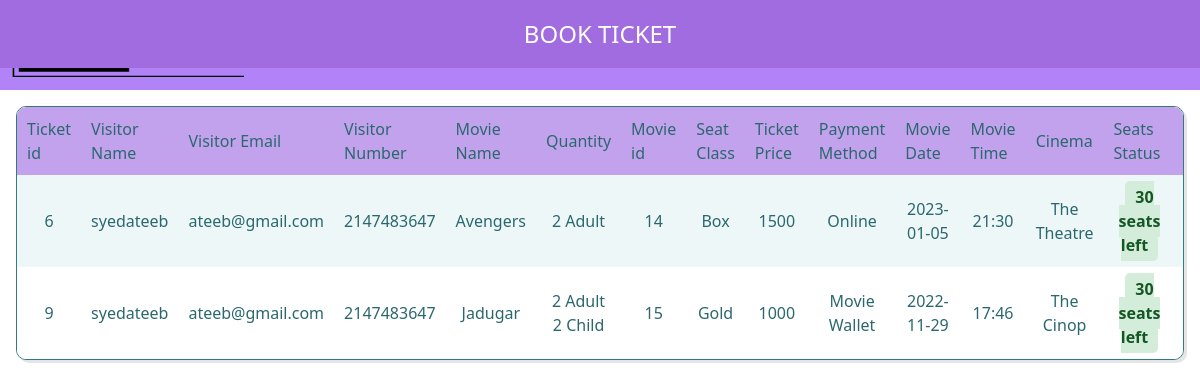
The page /book_ticket.php (signed in) on the database its author committed.
### tables this page shows
CREATE TABLE `bookticket` (
  `ticket_id` int(255) NOT NULL,
  `visitors_name` varchar(255) NOT NULL,
  `visitors_email` varchar(255) NOT NULL,
  `visitors_number` int(255) NOT NULL,
  `movie_name` varchar(255) NOT NULL,
  `quantity` varchar(255) NOT NULL,
  `movie_id` int(255) NOT NULL,
  `seat_class` varchar(255) NOT NULL,
  `ticket_price` int(255) NOT NULL,
  `payment_method` varchar(255) NOT NULL,
  `movie_date` date NOT NULL,
  `movie_time` varchar(255) NOT NULL,
  `movie_cinema` varchar(255) NOT NULL
);

CREATE TABLE `movies` (
  `movie_id` int(255) NOT NULL,
  `movie_name` varchar(255) NOT NULL,
  `movie_trailer` varchar(255) NOT NULL,
  `ticket_price` int(255) NOT NULL,
  `movie_date` date NOT NULL,
  `movie_pic` varchar(255) NOT NULL,
  `movie_time` varchar(255) NOT NULL,
  `movie_cinema` varchar(255) NOT NULL,
  `movie_star` varchar(255) NOT NULL,
  `total_booked` int DEFAULT 0
);

### book_ticket.php (the view, shortened to what this page needs)
<!DOCTYPE html>
<html lang="en">
<head>
    <link rel="stylesheet" href="style.css">
    <link rel="stylesheet" href="https://cdnjs.cloudflare.com/ajax/libs/font-awesome/4.7.0/css/font-awesome.min.css">
    <link href="https://cdn.jsdelivr.net/npm/bootstrap@5.0.2/dist/css/bootstrap.min.css" rel="stylesheet">
</head>
<body>
<nav class="navbar navbar-expand-lg navbar-light " style="background-color: #b183f6 ;">
  <div class="container-fluid">
    <a id="av" class="navbar-brand" href=""><img class="logo" width="250px" src="images/admin.png" alt=""></a>
    <div class="collapse navbar-collapse" id="navbarSupportedContent">
      <ul id="ab"  class="navbar-nav me-auto mb-2 mb-lg-0">
        <li class="nav-item">
          <a class="nav-link active" aria-current="page" href="admin_home.php?email=<?php echo $_GET['email']; ?>">Home</a>
        </li>
        <li class="nav-item dropdown">
          <a class="nav-link active dropdown-toggle" href="#" id="navbarDropdown" role="button" data-bs-toggle="dropdown" aria-expanded="false">
          </a>
        </li>
        <li class="nav-item dropdown">
          <a class="nav-link active dropdown-toggle" href="#" id="navbarDropdown" role="button" data-bs-toggle="dropdown" aria-expanded="false">
          </a>
        </li>
        <li class="nav-item">
          <a class="nav-link active" href="visitors_detail.php?email=<?php echo $_GET['email'];?>">Visitors Details</a>
        </li>
        <li class="nav-item">
          <a class="nav-link active" href="book_ticket.php?email=<?php echo $_GET['email'];?>">Book Tickets</a>
        </li>
        <li class="nav-item">
          <a class="nav-link active" href="concession_req.php?email=<?php echo $_GET['email'];?>">kids Concession</a>
        </li>
        <li class="nav-item dropdown">
          <a class="nav-link active dropdown-toggle" id="navbarDropdown" role="button" data-bs-toggle="dropdown" aria-expanded="false">
          </a>
        </li>
      </ul>
      <form class="d-flex">
      </form>
    </div>
  </div>
</nav>
<div class="table-users">
   <div class="header">Book Ticket</div>
   <thead>
   <table cellspacing="0">
      <tr>
         <th>Ticket id</th>
         <th>Visitor Name</th>
         <th>Visitor Email</th>
         <th>Visitor Number</th>
         <th>Movie Name</th>
         <th>Quantity</th>
         <th>Movie id</th>
         <th>Seat Class</th>
         <th>Ticket Price</th>
         <th>Payment Method</th>
         <th>Movie Date</th>
         <th>Movie Time</th>
         <th>Cinema</th>
         <th>Seats Status</th>
         <th>Cancel</th>
      </tr>
</thead>
  <tbody>
  <?php
include 'database.php';
$sql = "SELECT bt.*, m.total_booked
        FROM bookticket bt
        LEFT JOIN movies m ON bt.movie_id = m.movie_id";
$query = mysqli_query($conn,$sql);
while($arr = mysqli_fetch_array($query))
{
    $total_booked = $arr['total_booked'] ? $arr['total_booked'] : 0;
    $seats_remaining = 30 - $total_booked;
    if($seats_remaining > 15) {
        $status_class = 'seats-available';
        $status_text = "$seats_remaining seats left";
    } else if($seats_remaining > 5) {
        $status_class = 'seats-limited';
        $status_text = "$seats_remaining seats left";
    } else if($seats_remaining > 0) {
        $status_class = 'seats-limited';
        $status_text = "Only $seats_remaining seats!";
    } else {
        $status_class = 'seats-full';
        $status_text = "FULL";
    }
?>
      <tr>
         <td><?php echo $arr['ticket_id']; ?></td>
         <td><?php echo $arr['visitors_name']; ?></td>
         <td><?php echo $arr['visitors_email']; ?></td>
         <td><?php echo $arr['visitors_number']; ?></td>
         <td><?php echo $arr['movie_name']; ?></td>
         <td><?php echo $arr['quantity']; ?></td>
         <td><?php echo $arr['movie_id']; ?></td>
         <td><?php echo $arr['seat_class']; ?></td>
         <td><?php echo $arr['ticket_price']; ?></td>
         <td><?php echo $arr['payment_method']; ?></td>
         <td><?php echo $arr['movie_date']; ?></td>
         <td><?php echo $arr['movie_time']; ?></td>
         <td><?php echo $arr['movie_cinema']; ?></td>
         <td><span class="seats-info <?php echo $status_class; ?>"><?php echo $status_text; ?></span></td>
         <td><a href="delete_ticket.php?ticket_id=<?php echo $arr['ticket_id']; ?>&email=<?php echo $_GET['email'] ?>"><i class='fa fa-times' style='font-size:24px;color:darkred'></i></a></td>
      </tr>
<?php
}
?>
  </tbody>
</div>
</body>
</html>

### assets/css/style.css (style rules this page uses)
body { line-height: 24px; font-size: 14px; color: #b6b7b9; background: #13151f; font-family: 'Poppins', sans-serif; font-weight: 400; position: relative; }
a { transition: 0.6s; }
a, a:hover { color: #fff; }
a, a:hover, a:focus, a:active, button:focus { text-decoration: none; border: none; outline: 0; }
ul { list-style: none; margin: 0; padding: 0; }
.header { padding: 18px 0; position: absolute; top: 0; left: 0; width: 100%; z-index: 99; }

### book_ticket.php (style rules this page uses)
.header { background-color: #a06ce0; color: white; font-size: 1.5em; padding: 1rem; text-align: center; text-transform: uppercase; }
.table-users { border: 1px solid #327a81; border-radius: 10px; box-shadow: 3px 3px 0 rgba(0, 0, 0, 0.1); max-width: calc(100% - 2em); margin: 1em auto; overflow: hidden; width: auto; }
table { width: 100%; }
table td, table th { color: #2b686e; padding: 10px; }
table td { text-align: center; vertical-align: middle; }
table td:last-child { font-size: 0.95em; line-height: 1.4; text-align: left; }
table th { background-color: #c3a2ed; font-weight: 300; }
table tr:nth-child(2n) { background-color: white; }
table tr:nth-child(2n+1) { background-color: #edf7f8; }
.seats-info { padding: 5px 10px; border-radius: 5px; font-weight: bold; }
.seats-available { background-color: #d4edda; color: #155724; }

### rows shown on the page
bookticket: ticket_id "6", visitors_name "syedateeb", visitors_email "ateeb@gmail.com", visitors_number "2147483647", movie_name "Avengers", quantity "2 Adult", movie "14", seat_class "Box", ticket_price "1500", payment_method "Online", movie_date "2023-01-05", movie_time "21:30", movie_cinema "The Theatre", movie.total_booked "30 seats left"
bookticket: ticket_id "9", visitors_name "syedateeb", visitors_email "ateeb@gmail.com", visitors_number "2147483647", movie_name "Jadugar", quantity "2 Adult 2 Child", movie "15", seat_class "Gold", ticket_price "1000", payment_method "Movie Wallet", movie_date "2022-11-29", movie_time "17:46", movie_cinema "The Cinop", movie.total_booked "30 seats left"
